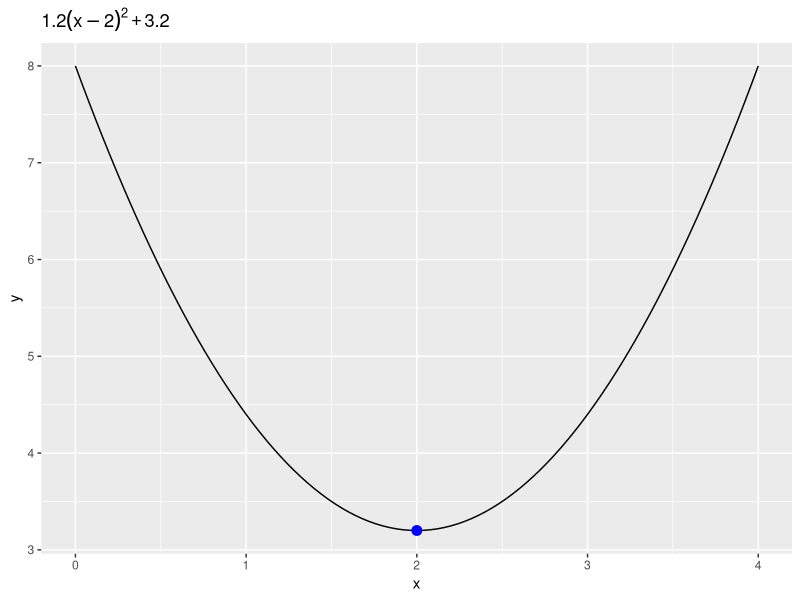
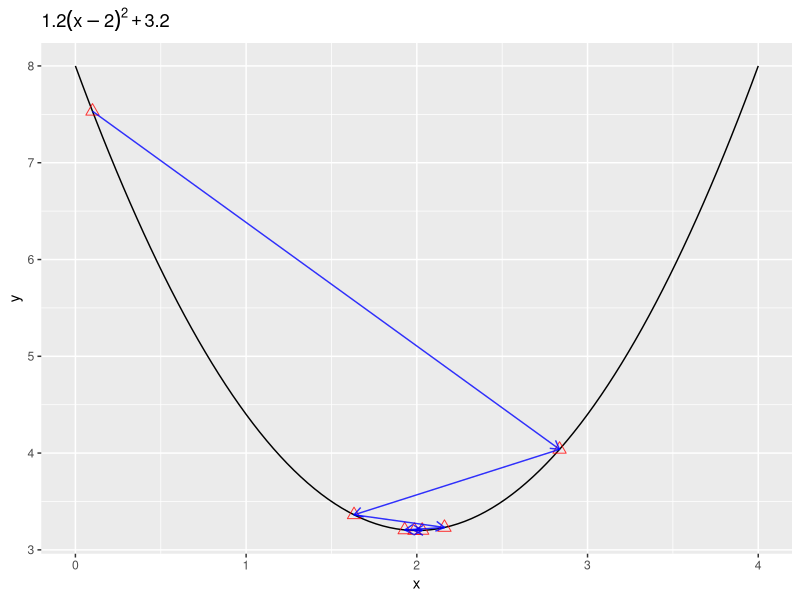

Recreate these plots in R, in order.
## ---- chunk 1

# libraries that we'll use throughout the tutorial
library(grid)
library(ggplot2)
suppressMessages(library(dplyr))

# original formula 
Formula <- function(x) 1.2 * (x-2)^2 + 3.2

# visualize the function, and the optimal solution
ggplot( data.frame( x = c( 0, 4 ) ), aes( x ) ) + 
stat_function( fun = Formula ) + 
geom_point( data = data.frame( x = 2, y = Formula(2) ), aes( x, y ), 
	        color = "blue", size = 3 ) + 
ggtitle( expression( 1.2 * (x-2)^2 + 3.2 ) )

## ---- chunk 2

# first derivative of the formula above
Derivative <- function(x) 2 * 1.2 * (x-2) 

# define the alpha value (learning rate)
learning_rate <- .6

# define the initial value 
x <- .1

( iteration <- data.frame( x = x, value = Formula(x) ) )

## ---- chunk 3
#### One iteration :
# apply the formula of gradient descent
x <- x- learning_rate * Derivative(x)

# output
rbind( iteration, c( x, Formula(x) ) )

## ---- chunk 4

#### Gradient Descent implementation :

## Define parameters :
# x_new : initial guess for the x value
# x_old : assign a random value to start the first iteration 
x_new <- .1 
x_old <- 0

# define the alpha value (learning rate)
learning_rate <- .6

# define the epilson value, maximum iteration allowed 
epsilon <- .05
step <- 1
iteration <- 10

# records the x and y value for visualization ; add the inital guess 
xtrace <- list() ; ytrace <- list()
xtrace[[1]] <- x_new ; ytrace[[1]] <- Formula(x_new)
cbind( xtrace, ytrace )
## ---- chunk 5

while( abs( x_new - x_old ) > epsilon & step <= iteration )
{
	# update iteration count 
	step <- step + 1	
	
	# gradient descent
	x_old <- x_new
	x_new <- x_old - learning_rate * Derivative(x_old)
	
	# record keeping 
	xtrace[[step]] <- x_new
	ytrace[[step]] <- Formula(x_new)	
}

# create the data points' dataframe
record <- data.frame( x = do.call( rbind, xtrace ), y = do.call( rbind, ytrace ) )
record

## ---- chunk 6

# create the segment between each points (gradient steps)
segment <- data.frame( x = double(), y = double(), xend = double(), yend = double() )
for( i in 1:( nrow(record)-1 ) )
{
	segment[ i, ] <- cbind( record[ i, ], record[ i+1, ] )	
}

# visualize the gradient descent's value 
ggplot( data.frame( x = c( 0, 4 ) ), aes( x ) ) + 
stat_function( fun = Formula ) + 
ggtitle( expression( 1.2 * (x-2)^2 + 3.2 ) ) + 
geom_point( data = record, aes( x, y ), color = "red", size = 3, alpha = .8, shape = 2 ) +
geom_segment( data = segment , aes( x = x, y = y, xend = xend, yend = yend ), 
              color = "blue", alpha = .8, arrow = arrow( length = unit( 0.25, "cm" ) ) )

## ---- chunk 7

housingdata <- read.csv("housing.csv")
list( head(housingdata), dim(housingdata) )

